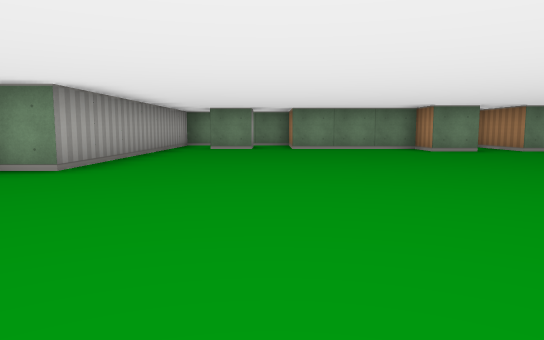
[1] (above)

18 first-person views from a walk through a cub3D ray-caster map. The camera is about half as high as the walls, tilts 6° down and sees 70° across. The floor is counted in squares. Each view is taken from the middle of a square. On the plan, view 1 faces up. The plan holds only what a view shows up to about 9 squares ahead; the rest is blank.

[2]
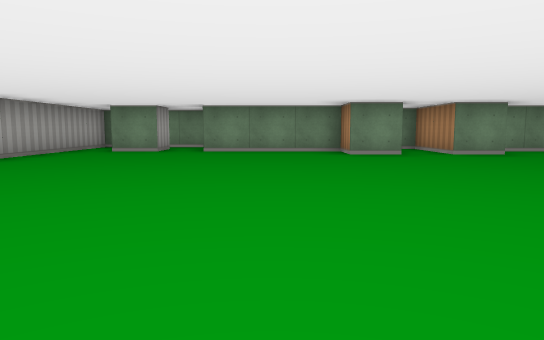

[3]
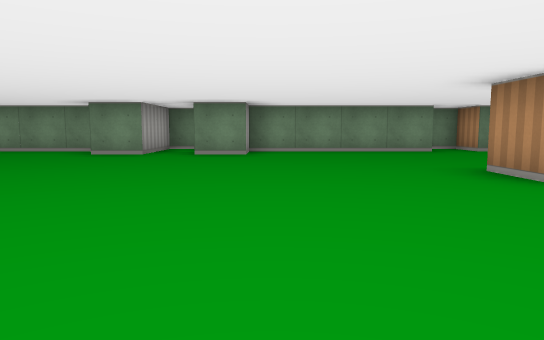

[4]
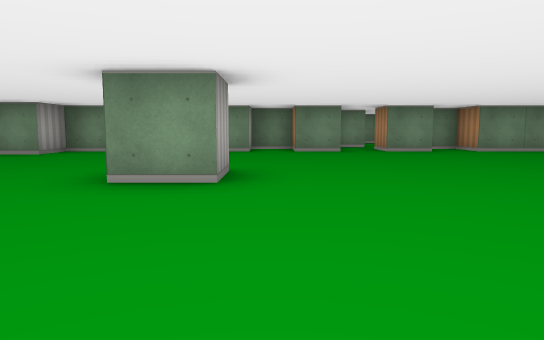

[5]
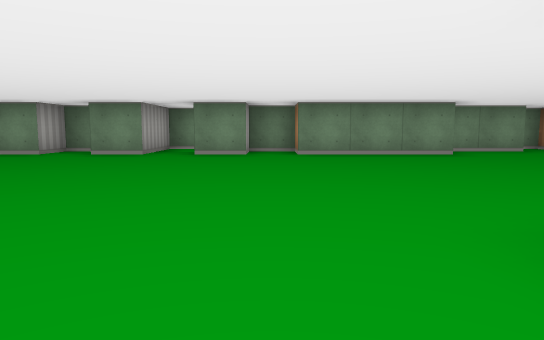

[6]
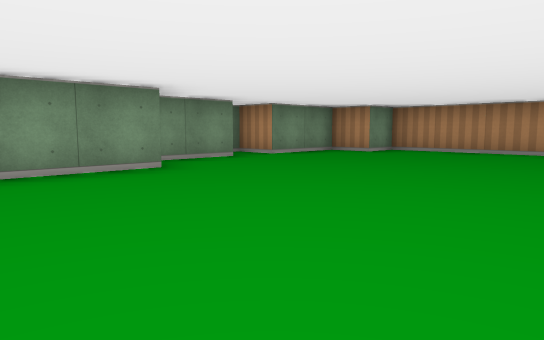

[7]
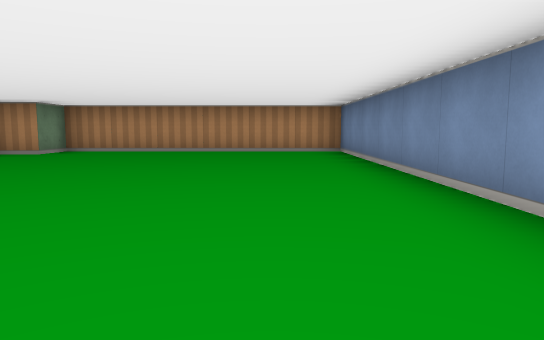

[8]
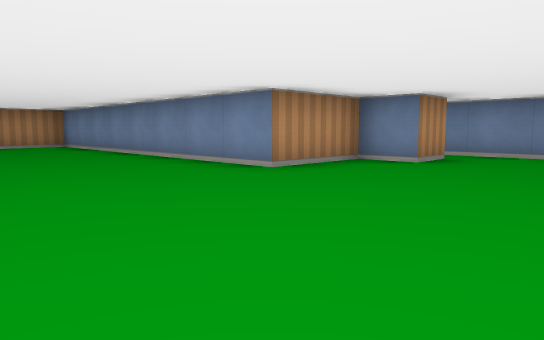

[9]
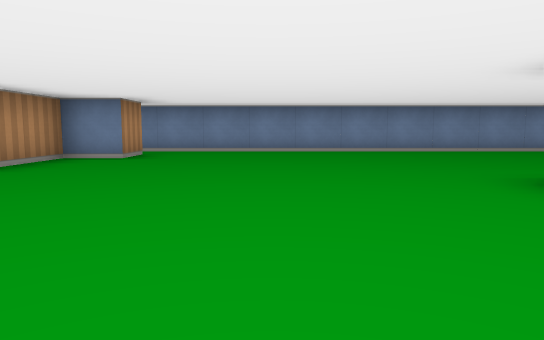

[10]
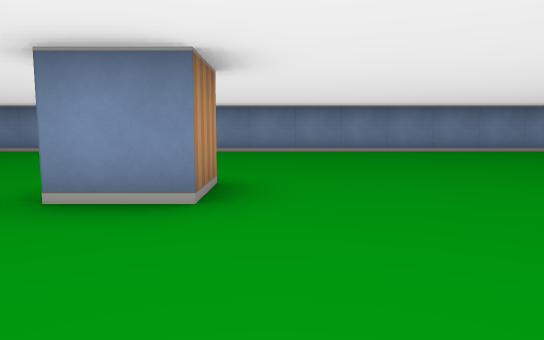

[11]
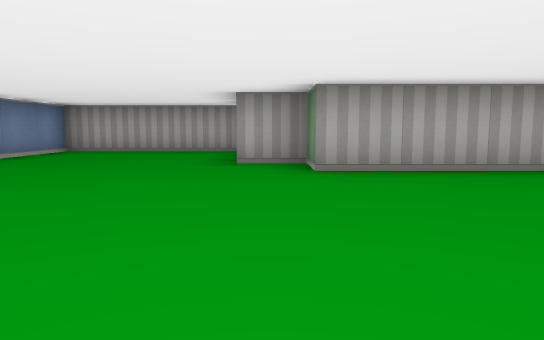

[12]
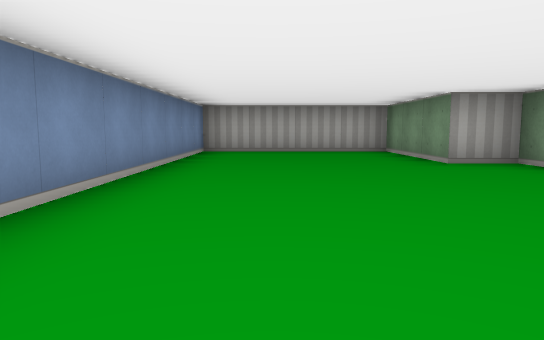

[13]
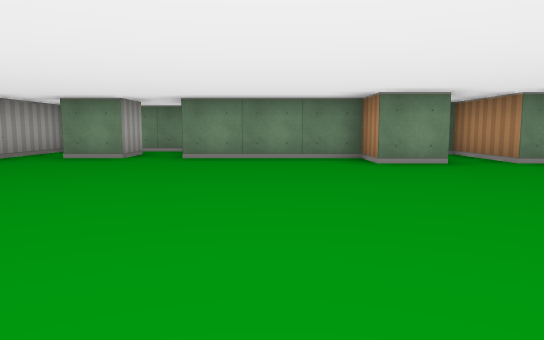

[14]
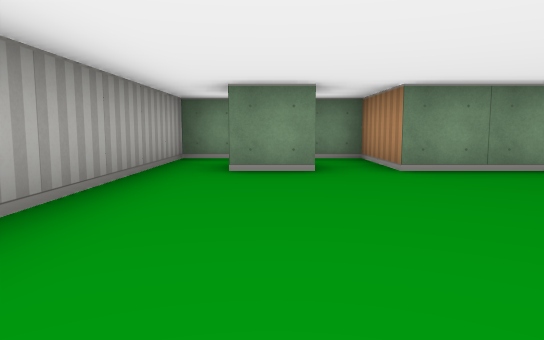

[15]
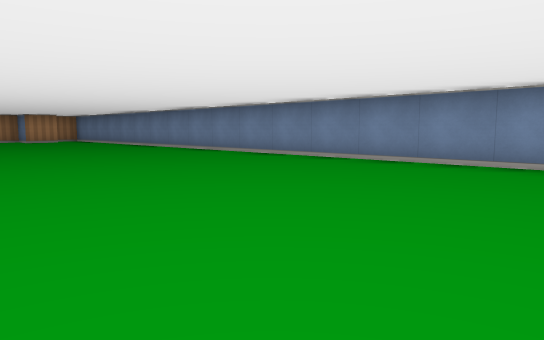

[16]
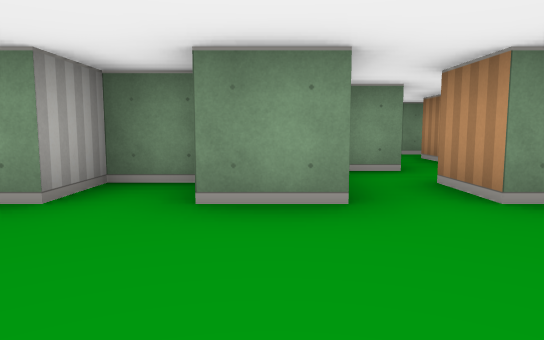

[17]
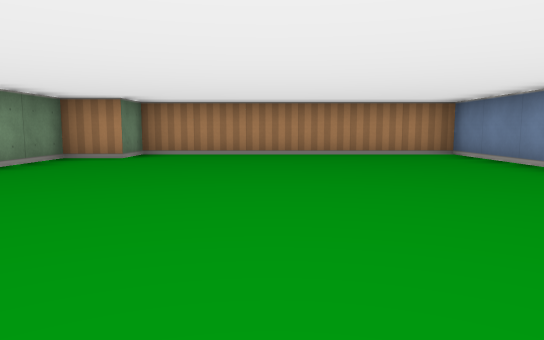

[18]
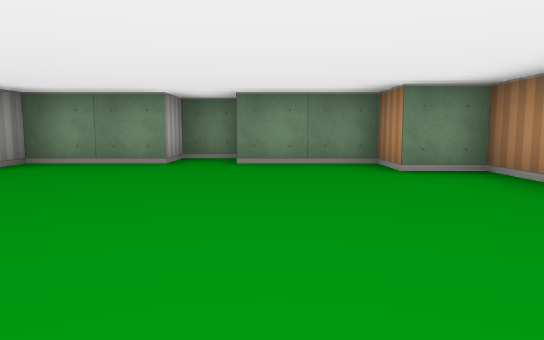

### Floor plan
Points are (right, up) in squares from view 1. A wall is a line through its corners. A room is listed if a view was taken in it or the views show most of it. See-through windows are left out.
Room 1 (views 1, 2, 3, 4, 5, 6, 7, 8, 9, 10, 11, 12, 13, 14, 15, 16, 17, 18)
walls: (9.5, 4.5) (9.5, 5.5) (10.5, 5.5) (10.5, 4.5) (9.5, 4.5); (11.4, 10.5) (10.5, 10.5) (10.5, 9.5) (6.5, 9.5) (6.5, 8.5) (5.5, 8.5) (5.5, 10.5); (4.5, 10) (4.5, 8.5) (3.5, 8.5) (3.5, 9.5) (0.5, 9.5) (0.5, 11.5) (-2.5, 11.5) (-2.5, 4.5) (-3.5, 4.5) (-3.5, 3.5) (-6.5, 3.5) (-6.5, -0.5) (16, -0.5); (12.5, 11) (12.5, 9.5) (11.5, 9.5) (11.5, 10.1); (15.5, 0.5) (15.5, 1.5) (16.5, 1.5) (16.5, 3.5) (24.5, 3.5) (24.5, 9.5) (23.5, 9.5) (23.5, 10.5) (21.5, 10.5) (21.5, 11.5) (20.5, 11.5) (20.5, 10.5) (18.5, 10.5) (18.5, 9.9); (13.6, 11.5) (12.9, 11.5); (18.6, 9.5) (15.5, 9.5) (15.5, 10.5) (14.5, 10.5) (14.5, 9.5) (13.5, 9.5) (13.5, 10.5); (-0.5, 10.5) (-0.5, 9.5) (-1.5, 9.5)

Where each view was taken, in squares from view 1:
view 1: 0 up, 0 right, facing up
view 2: 1 up, 2 right, facing up
view 3: 1 up, 7 right, facing up
view 4: 1 up, 11 right, facing up
view 5: 2 up, 15 right, facing up
view 6: 5 up, 16 right, facing up-right
view 7: 5 up, 16 right, facing right
view 8: 7 up, 13 right, facing down-right
view 9: 8 up, 13 right, facing down
view 10: 8 up, 9 right, facing down
view 11: 4 up, 2 right, facing left
view 12: 1 up, 2 right, facing left
view 13: 3 up, 2 right, facing up
view 14: 5 up, 1 left, facing up
view 15: 5 up, 0 right, facing down-right
view 16: 7 up, 12 right, facing up
view 17: 7 up, 17 right, facing right
view 18: 5 up, 22 right, facing up
